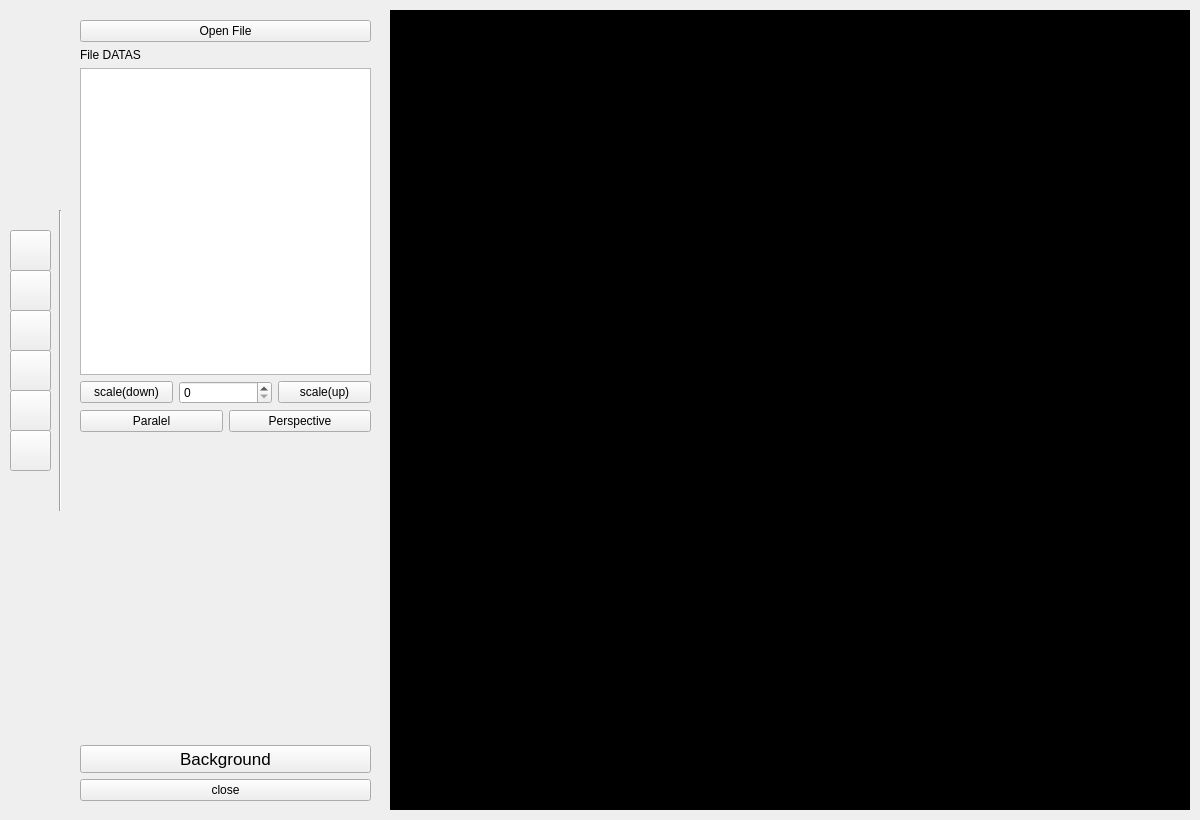
<?xml version="1.0" encoding="UTF-8"?>
<ui version="4.0">
 <class>MainWindow</class>
 <widget class="QMainWindow" name="MainWindow">
  <property name="geometry">
   <rect>
    <x>0</x>
    <y>0</y>
    <width>1200</width>
    <height>820</height>
   </rect>
  </property>
  <property name="minimumSize">
   <size>
    <width>1200</width>
    <height>820</height>
   </size>
  </property>
  <property name="maximumSize">
   <size>
    <width>3000</width>
    <height>3000</height>
   </size>
  </property>
  <property name="windowTitle">
   <string>MainWindow</string>
  </property>
  <widget class="QWidget" name="centralwidget">
   <widget class="openGLGraphics" name="widget" native="true">
    <property name="geometry">
     <rect>
      <x>390</x>
      <y>10</y>
      <width>800</width>
      <height>800</height>
     </rect>
    </property>
    <property name="minimumSize">
     <size>
      <width>800</width>
      <height>800</height>
     </size>
    </property>
    <property name="styleSheet">
     <string notr="true">background-color:rgb(0, 0, 0);</string>
    </property>
   </widget>
   <widget class="QWidget" name="panel" native="true">
    <property name="geometry">
     <rect>
      <x>0</x>
      <y>0</y>
      <width>51</width>
      <height>801</height>
     </rect>
    </property>
    <widget class="QPushButton" name="pushButton">
     <property name="geometry">
      <rect>
       <x>10</x>
       <y>230</y>
       <width>41</width>
       <height>41</height>
      </rect>
     </property>
     <property name="text">
      <string/>
     </property>
     <property name="icon">
      <iconset resource="resources.qrc">
       <normaloff>:/new/prefix1/icons/icons8-home-50.png</normaloff>:/new/prefix1/icons/icons8-home-50.png</iconset>
     </property>
     <property name="iconSize">
      <size>
       <width>20</width>
       <height>20</height>
      </size>
     </property>
    </widget>
    <widget class="QPushButton" name="rotate">
     <property name="geometry">
      <rect>
       <x>10</x>
       <y>270</y>
       <width>41</width>
       <height>41</height>
      </rect>
     </property>
     <property name="text">
      <string/>
     </property>
     <property name="icon">
      <iconset resource="resources.qrc">
       <normaloff>:/new/prefix1/icons/icons8-rotate-50.png</normaloff>:/new/prefix1/icons/icons8-rotate-50.png</iconset>
     </property>
     <property name="iconSize">
      <size>
       <width>20</width>
       <height>20</height>
      </size>
     </property>
    </widget>
    <widget class="QPushButton" name="move">
     <property name="geometry">
      <rect>
       <x>10</x>
       <y>310</y>
       <width>41</width>
       <height>41</height>
      </rect>
     </property>
     <property name="text">
      <string/>
     </property>
     <property name="icon">
      <iconset resource="resources.qrc">
       <normaloff>:/new/prefix1/icons/icons8-move-50.png</normaloff>:/new/prefix1/icons/icons8-move-50.png</iconset>
     </property>
     <property name="iconSize">
      <size>
       <width>20</width>
       <height>20</height>
      </size>
     </property>
    </widget>
    <widget class="QPushButton" name="line_2">
     <property name="geometry">
      <rect>
       <x>10</x>
       <y>350</y>
       <width>41</width>
       <height>41</height>
      </rect>
     </property>
     <property name="text">
      <string/>
     </property>
     <property name="icon">
      <iconset resource="resources.qrc">
       <normaloff>:/new/prefix1/icons/icons8-line-width-50.png</normaloff>:/new/prefix1/icons/icons8-line-width-50.png</iconset>
     </property>
     <property name="iconSize">
      <size>
       <width>20</width>
       <height>20</height>
      </size>
     </property>
    </widget>
    <widget class="QPushButton" name="dot">
     <property name="geometry">
      <rect>
       <x>10</x>
       <y>390</y>
       <width>41</width>
       <height>41</height>
      </rect>
     </property>
     <property name="text">
      <string/>
     </property>
     <property name="icon">
      <iconset resource="resources.qrc">
       <normaloff>:/new/prefix1/icons/icons8-square-border-80.png</normaloff>:/new/prefix1/icons/icons8-square-border-80.png</iconset>
     </property>
     <property name="iconSize">
      <size>
       <width>20</width>
       <height>20</height>
      </size>
     </property>
    </widget>
    <widget class="QPushButton" name="settings">
     <property name="geometry">
      <rect>
       <x>10</x>
       <y>430</y>
       <width>41</width>
       <height>41</height>
      </rect>
     </property>
     <property name="text">
      <string/>
     </property>
     <property name="icon">
      <iconset resource="resources.qrc">
       <normaloff>:/new/prefix1/icons/icons8-settings-80.png</normaloff>:/new/prefix1/icons/icons8-settings-80.png</iconset>
     </property>
     <property name="iconSize">
      <size>
       <width>20</width>
       <height>20</height>
      </size>
     </property>
    </widget>
   </widget>
   <widget class="QStackedWidget" name="stackedWidget">
    <property name="geometry">
     <rect>
      <x>70</x>
      <y>10</y>
      <width>311</width>
      <height>801</height>
     </rect>
    </property>
    <property name="styleSheet">
     <string notr="true"/>
    </property>
    <property name="currentIndex">
     <number>0</number>
    </property>
    <widget class="QWidget" name="home">
     <widget class="QWidget" name="verticalLayoutWidget_2">
      <property name="geometry">
       <rect>
        <x>10</x>
        <y>10</y>
        <width>291</width>
        <height>781</height>
       </rect>
      </property>
      <layout class="QVBoxLayout" name="verticalLayout">
       <item>
        <widget class="QPushButton" name="pushButton_openFile">
         <property name="minimumSize">
          <size>
           <width>200</width>
           <height>10</height>
          </size>
         </property>
         <property name="maximumSize">
          <size>
           <width>400</width>
           <height>50</height>
          </size>
         </property>
         <property name="text">
          <string>Open File</string>
         </property>
        </widget>
       </item>
       <item>
        <widget class="QLabel" name="label">
         <property name="text">
          <string>File DATAS</string>
         </property>
        </widget>
       </item>
       <item>
        <widget class="QPlainTextEdit" name="plainTextEdit">
         <property name="plainText">
          <string/>
         </property>
        </widget>
       </item>
       <item>
        <layout class="QGridLayout" name="gridLayout_4">
         <item row="0" column="1">
          <widget class="QSpinBox" name="scale_move"/>
         </item>
         <item row="0" column="0">
          <widget class="QPushButton" name="scale_down">
           <property name="text">
            <string>scale(down)</string>
           </property>
          </widget>
         </item>
         <item row="0" column="2">
          <widget class="QPushButton" name="scale_up">
           <property name="text">
            <string>scale(up)</string>
           </property>
          </widget>
         </item>
        </layout>
       </item>
       <item>
        <layout class="QHBoxLayout" name="horizontalLayout_3">
         <item>
          <widget class="QPushButton" name="paralel_mode">
           <property name="text">
            <string>Paralel</string>
           </property>
          </widget>
         </item>
         <item>
          <widget class="QPushButton" name="perpective_mode">
           <property name="text">
            <string>Perspective</string>
           </property>
          </widget>
         </item>
        </layout>
       </item>
       <item>
        <spacer name="verticalSpacer_3">
         <property name="orientation">
          <enum>Qt::Vertical</enum>
         </property>
         <property name="sizeHint" stdset="0">
          <size>
           <width>20</width>
           <height>40</height>
          </size>
         </property>
        </spacer>
       </item>
       <item>
        <widget class="QPushButton" name="pushButton_3">
         <property name="font">
          <font>
           <pointsize>13</pointsize>
          </font>
         </property>
         <property name="text">
          <string>Background</string>
         </property>
        </widget>
       </item>
       <item>
        <widget class="QPushButton" name="pushButton_2">
         <property name="text">
          <string>close</string>
         </property>
        </widget>
       </item>
      </layout>
     </widget>
    </widget>
    <widget class="QWidget" name="move_widget">
     <widget class="QWidget" name="layoutWidget">
      <property name="geometry">
       <rect>
        <x>10</x>
        <y>12</y>
        <width>291</width>
        <height>781</height>
       </rect>
      </property>
      <layout class="QGridLayout" name="gridLayout_3">
       <item row="0" column="0">
        <widget class="QPushButton" name="move_x_minus">
         <property name="text">
          <string>(-)movex</string>
         </property>
        </widget>
       </item>
       <item row="0" column="1">
        <widget class="QDoubleSpinBox" name="x_move_value">
         <property name="minimum">
          <double>0.010000000000000</double>
         </property>
         <property name="maximum">
          <double>10.010000000000000</double>
         </property>
        </widget>
       </item>
       <item row="1" column="2">
        <widget class="QPushButton" name="move_y_plus">
         <property name="text">
          <string>movey(+)</string>
         </property>
        </widget>
       </item>
       <item row="0" column="2">
        <widget class="QPushButton" name="move_x_plus">
         <property name="text">
          <string>movex(+)</string>
         </property>
        </widget>
       </item>
       <item row="1" column="0">
        <widget class="QPushButton" name="move_y_minus">
         <property name="text">
          <string>(-)movey</string>
         </property>
        </widget>
       </item>
       <item row="2" column="2">
        <widget class="QPushButton" name="move_z_plus">
         <property name="text">
          <string>movez(+)</string>
         </property>
        </widget>
       </item>
       <item row="1" column="1">
        <widget class="QDoubleSpinBox" name="y_move_value">
         <property name="minimum">
          <double>0.010000000000000</double>
         </property>
         <property name="maximum">
          <double>10.010000000000000</double>
         </property>
        </widget>
       </item>
       <item row="2" column="0">
        <widget class="QPushButton" name="move_z_minus">
         <property name="text">
          <string>(-)movez</string>
         </property>
        </widget>
       </item>
       <item row="2" column="1">
        <widget class="QDoubleSpinBox" name="z_move_value">
         <property name="minimum">
          <double>0.010000000000000</double>
         </property>
         <property name="maximum">
          <double>10.010000000000000</double>
         </property>
        </widget>
       </item>
       <item row="3" column="1">
        <spacer name="verticalSpacer_2">
         <property name="orientation">
          <enum>Qt::Vertical</enum>
         </property>
         <property name="sizeHint" stdset="0">
          <size>
           <width>20</width>
           <height>40</height>
          </size>
         </property>
        </spacer>
       </item>
      </layout>
     </widget>
    </widget>
    <widget class="QWidget" name="roatate_widget">
     <widget class="QWidget" name="layoutWidget">
      <property name="geometry">
       <rect>
        <x>10</x>
        <y>12</y>
        <width>291</width>
        <height>781</height>
       </rect>
      </property>
      <layout class="QGridLayout" name="gridLayout_2">
       <item row="0" column="1">
        <widget class="QDoubleSpinBox" name="x_rotate_value">
         <property name="minimum">
          <double>0.010000000000000</double>
         </property>
         <property name="maximum">
          <double>10.010000000000000</double>
         </property>
         <property name="singleStep">
          <double>0.300000000000000</double>
         </property>
        </widget>
       </item>
       <item row="1" column="1">
        <widget class="QDoubleSpinBox" name="y_rotate_value">
         <property name="minimum">
          <double>0.010000000000000</double>
         </property>
         <property name="maximum">
          <double>10.010000000000000</double>
         </property>
         <property name="singleStep">
          <double>0.300000000000000</double>
         </property>
        </widget>
       </item>
       <item row="2" column="2">
        <widget class="QPushButton" name="plus_z">
         <property name="text">
          <string>rotatez(+)</string>
         </property>
        </widget>
       </item>
       <item row="2" column="1">
        <widget class="QDoubleSpinBox" name="z_rotate_value">
         <property name="minimum">
          <double>0.010000000000000</double>
         </property>
         <property name="maximum">
          <double>10.010000000000000</double>
         </property>
         <property name="singleStep">
          <double>0.300000000000000</double>
         </property>
        </widget>
       </item>
       <item row="2" column="0">
        <widget class="QPushButton" name="minus_z">
         <property name="text">
          <string>(-)rotatez</string>
         </property>
        </widget>
       </item>
       <item row="1" column="2">
        <widget class="QPushButton" name="plus_y">
         <property name="text">
          <string>rotatey(+)</string>
         </property>
        </widget>
       </item>
       <item row="1" column="0">
        <widget class="QPushButton" name="minus_y">
         <property name="text">
          <string>(-)rotatey</string>
         </property>
        </widget>
       </item>
       <item row="0" column="2">
        <widget class="QPushButton" name="plus_x">
         <property name="text">
          <string>rotatex(+)</string>
         </property>
        </widget>
       </item>
       <item row="0" column="0">
        <widget class="QPushButton" name="minus_x">
         <property name="text">
          <string>(-)rotatex</string>
         </property>
        </widget>
       </item>
       <item row="3" column="1">
        <spacer name="verticalSpacer_4">
         <property name="orientation">
          <enum>Qt::Vertical</enum>
         </property>
         <property name="sizeHint" stdset="0">
          <size>
           <width>20</width>
           <height>40</height>
          </size>
         </property>
        </spacer>
       </item>
      </layout>
     </widget>
    </widget>
    <widget class="QWidget" name="line_widget">
     <widget class="QWidget" name="verticalLayoutWidget_3">
      <property name="geometry">
       <rect>
        <x>10</x>
        <y>10</y>
        <width>291</width>
        <height>781</height>
       </rect>
      </property>
      <layout class="QVBoxLayout" name="verticalLayout_2">
       <item>
        <layout class="QHBoxLayout" name="horizontalLayout_2">
         <item>
          <widget class="QPushButton" name="pushButton_6">
           <property name="text">
            <string>no</string>
           </property>
          </widget>
         </item>
         <item>
          <widget class="QPushButton" name="pushButton_5">
           <property name="text">
            <string>line</string>
           </property>
          </widget>
         </item>
         <item>
          <widget class="QPushButton" name="pushButton_4">
           <property name="text">
            <string>dashed</string>
           </property>
          </widget>
         </item>
        </layout>
       </item>
       <item>
        <layout class="QHBoxLayout" name="horizontalLayout_4">
         <item>
          <widget class="QDoubleSpinBox" name="lineWidthValue">
           <property name="minimum">
            <double>1.000000000000000</double>
           </property>
           <property name="maximum">
            <double>10.000000000000000</double>
           </property>
          </widget>
         </item>
         <item>
          <widget class="QPushButton" name="pushButtonWidth">
           <property name="text">
            <string>Apply</string>
           </property>
          </widget>
         </item>
        </layout>
       </item>
       <item>
        <widget class="QPushButton" name="pushButton_lineColor">
         <property name="text">
          <string>Color</string>
         </property>
        </widget>
       </item>
       <item>
        <spacer name="verticalSpacer_5">
         <property name="orientation">
          <enum>Qt::Vertical</enum>
         </property>
         <property name="sizeHint" stdset="0">
          <size>
           <width>20</width>
           <height>40</height>
          </size>
         </property>
        </spacer>
       </item>
      </layout>
     </widget>
    </widget>
    <widget class="QWidget" name="dot_widget">
     <widget class="QWidget" name="verticalLayoutWidget">
      <property name="geometry">
       <rect>
        <x>10</x>
        <y>10</y>
        <width>291</width>
        <height>781</height>
       </rect>
      </property>
      <layout class="QVBoxLayout" name="verticalLayout_3">
       <item>
        <layout class="QHBoxLayout" name="horizontalLayout">
         <item>
          <widget class="QPushButton" name="pushButton_noDot">
           <property name="text">
            <string>no</string>
           </property>
          </widget>
         </item>
         <item>
          <widget class="QPushButton" name="pushButton_dot">
           <property name="text">
            <string>dot</string>
           </property>
          </widget>
         </item>
         <item>
          <widget class="QPushButton" name="pushButton_dotSquare">
           <property name="text">
            <string>square</string>
           </property>
          </widget>
         </item>
        </layout>
       </item>
       <item>
        <layout class="QHBoxLayout" name="horizontalLayout_6">
         <item>
          <widget class="QDoubleSpinBox" name="dotSize">
           <property name="minimum">
            <double>1.000000000000000</double>
           </property>
           <property name="maximum">
            <double>10.000000000000000</double>
           </property>
          </widget>
         </item>
         <item>
          <widget class="QPushButton" name="pushButton_dotSize">
           <property name="text">
            <string>Apply</string>
           </property>
          </widget>
         </item>
        </layout>
       </item>
       <item>
        <widget class="QPushButton" name="pushButton_dotColor">
         <property name="text">
          <string>Color</string>
         </property>
        </widget>
       </item>
       <item>
        <spacer name="verticalSpacer">
         <property name="orientation">
          <enum>Qt::Vertical</enum>
         </property>
         <property name="sizeHint" stdset="0">
          <size>
           <width>20</width>
           <height>40</height>
          </size>
         </property>
        </spacer>
       </item>
      </layout>
     </widget>
    </widget>
   </widget>
   <widget class="Line" name="line">
    <property name="geometry">
     <rect>
      <x>50</x>
      <y>210</y>
      <width>20</width>
      <height>301</height>
     </rect>
    </property>
    <property name="orientation">
     <enum>Qt::Vertical</enum>
    </property>
   </widget>
  </widget>
 </widget>
 <customwidgets>
  <customwidget>
   <class>openGLGraphics</class>
   <extends>QWidget</extends>
   <header location="global">openglgraphics.h</header>
   <container>1</container>
  </customwidget>
 </customwidgets>
 <resources>
  <include location="resources.qrc"/>
 </resources>
 <connections>
  <connection>
   <sender>pushButton_2</sender>
   <signal>clicked()</signal>
   <receiver>MainWindow</receiver>
   <slot>close()</slot>
   <hints>
    <hint type="sourcelabel">
     <x>859</x>
     <y>651</y>
    </hint>
    <hint type="destinationlabel">
     <x>835</x>
     <y>449</y>
    </hint>
   </hints>
  </connection>
 </connections>
</ui>
